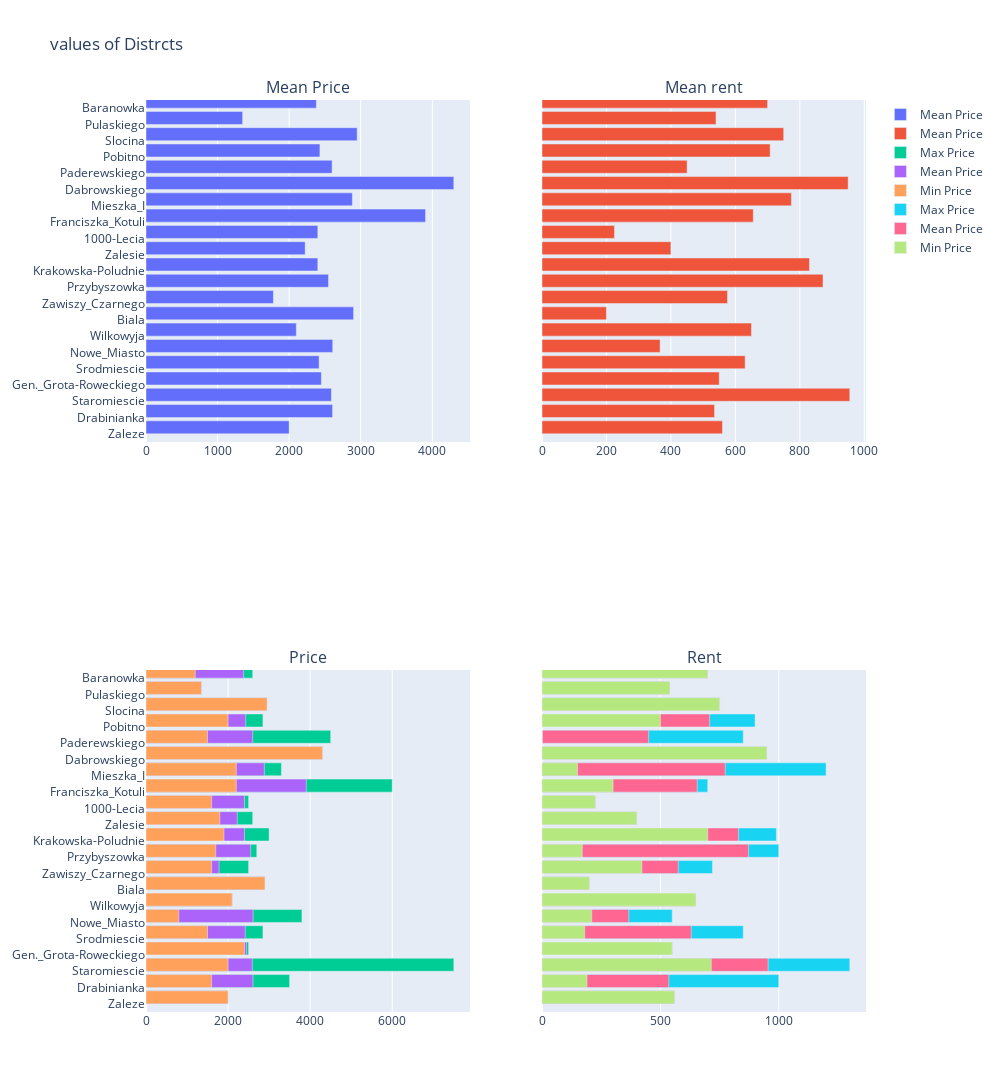

The cell this chart's notebook holds for it:
### Code cell
fig_result = make_subplots(rows=2, cols=2, subplot_titles=("Mean Price","Mean rent", "Price", "Rent"), shared_yaxes=True)

fig_result.add_trace(price_mean_bar, row=1, col=1)
fig_result.add_trace(rent_mean_bar, row=1, col=2)
fig_result.add_trace(price_max_bar, row=2, col=1)
fig_result.add_trace(price_mean_bar, row=2, col=1)
fig_result.add_trace(price_min_bar, row=2, col=1)
fig_result.add_trace(rent_max_bar, row=2, col=2)
fig_result.add_trace(rent_mean_bar, row=2, col=2)
fig_result.add_trace(rent_min_bar, row=2, col=2)

# Update layout
fig_result.update_layout(height=1600, width=1000, showlegend=True, title_text="values of Distrcts")

### Figure 1 — Plotly figure (JSON) as saved in the notebook; plotly's stock layout.template omitted (floating-point values rounded to 4 significant figures)
{"data": [{"name": "Mean Price", "offset": 0, "orientation": "h", "type": "bar", "x": [2000, 2606.0, 2590, 2450, 2419.0, 2609.0, 2100, 2900, 1780, 2550, 2400, 2224.0, 2400, 3906.0, 2883.0, 4300, 2600, 2430.0, 2950, 1350, 2380], "xaxis": "x", "y": ["Zaleze", "Drabinianka", "Staromiescie", "Gen._Grota-Roweckiego", "Srodmiescie", "Nowe_Miasto", "Wilkowyja", "Biala", "Zawiszy_Czarnego", "Przybyszowka", "Krakowska-Poludnie", "Zalesie", "1000-Lecia", "Franciszka_Kotuli", "Mieszka_I", "Dabrowskiego", "Paderewskiego", "Pobitno", "Slocina", "Pulaskiego", "Baranowka", "Zaleze", "Drabinianka", "Staromiescie", "Gen._Grota-Roweckiego", "Srodmiescie", "Nowe_Miasto", "Wilkowyja", "Biala", "Zawiszy_Czarnego", "Przybyszowka", "Krakowska-Poludnie", "Zalesie", "1000-Lecia", "Franciszka_Kotuli", "Mieszka_I", "Dabrowskiego", "Paderewskiego", "Pobitno", "Slocina", "Pulaskiego", "Baranowka"], "yaxis": "y"}, {"name": "Mean Price", "offset": 0, "orientation": "h", "type": "bar", "x": [560, 535.4, 955.1, 550, 630.4, 366.5, 650, 200, 575.6, 872, 830, 400, 225, 655.6, 774, 950, 450.3, 708, 750, 540, 700], "xaxis": "x2", "y": ["Zaleze", "Drabinianka", "Staromiescie", "Gen._Grota-Roweckiego", "Srodmiescie", "Nowe_Miasto", "Wilkowyja", "Biala", "Zawiszy_Czarnego", "Przybyszowka", "Krakowska-Poludnie", "Zalesie", "1000-Lecia", "Franciszka_Kotuli", "Mieszka_I", "Dabrowskiego", "Paderewskiego", "Pobitno", "Slocina", "Pulaskiego", "Baranowka", "Zaleze", "Drabinianka", "Staromiescie", "Gen._Grota-Roweckiego", "Srodmiescie", "Nowe_Miasto", "Wilkowyja", "Biala", "Zawiszy_Czarnego", "Przybyszowka", "Krakowska-Poludnie", "Zalesie", "1000-Lecia", "Franciszka_Kotuli", "Mieszka_I", "Dabrowskiego", "Paderewskiego", "Pobitno", "Slocina", "Pulaskiego", "Baranowka"], "yaxis": "y2"}, {"name": "Max Price", "offset": 0, "orientation": "h", "type": "bar", "x": [2000, 3500, 7500, 2500, 2850, 3800, 2100, 2900, 2500, 2700, 3000, 2600, 2500, 6000, 3300, 4300, 4500, 2850, 2950, 1350, 2600], "xaxis": "x3", "y": ["Zaleze", "Drabinianka", "Staromiescie", "Gen._Grota-Roweckiego", "Srodmiescie", "Nowe_Miasto", "Wilkowyja", "Biala", "Zawiszy_Czarnego", "Przybyszowka", "Krakowska-Poludnie", "Zalesie", "1000-Lecia", "Franciszka_Kotuli", "Mieszka_I", "Dabrowskiego", "Paderewskiego", "Pobitno", "Slocina", "Pulaskiego", "Baranowka", "Zaleze", "Drabinianka", "Staromiescie", "Gen._Grota-Roweckiego", "Srodmiescie", "Nowe_Miasto", "Wilkowyja", "Biala", "Zawiszy_Czarnego", "Przybyszowka", "Krakowska-Poludnie", "Zalesie", "1000-Lecia", "Franciszka_Kotuli", "Mieszka_I", "Dabrowskiego", "Paderewskiego", "Pobitno", "Slocina", "Pulaskiego", "Baranowka"], "yaxis": "y3"}, {"name": "Mean Price", "offset": 0, "orientation": "h", "type": "bar", "x": [2000, 2606.0, 2590, 2450, 2419.0, 2609.0, 2100, 2900, 1780, 2550, 2400, 2224.0, 2400, 3906.0, 2883.0, 4300, 2600, 2430.0, 2950, 1350, 2380], "xaxis": "x3", "y": ["Zaleze", "Drabinianka", "Staromiescie", "Gen._Grota-Roweckiego", "Srodmiescie", "Nowe_Miasto", "Wilkowyja", "Biala", "Zawiszy_Czarnego", "Przybyszowka", "Krakowska-Poludnie", "Zalesie", "1000-Lecia", "Franciszka_Kotuli", "Mieszka_I", "Dabrowskiego", "Paderewskiego", "Pobitno", "Slocina", "Pulaskiego", "Baranowka", "Zaleze", "Drabinianka", "Staromiescie", "Gen._Grota-Roweckiego", "Srodmiescie", "Nowe_Miasto", "Wilkowyja", "Biala", "Zawiszy_Czarnego", "Przybyszowka", "Krakowska-Poludnie", "Zalesie", "1000-Lecia", "Franciszka_Kotuli", "Mieszka_I", "Dabrowskiego", "Paderewskiego", "Pobitno", "Slocina", "Pulaskiego", "Baranowka"], "yaxis": "y3"}, {"name": "Min Price", "offset": 0, "orientation": "h", "type": "bar", "x": [2000, 1600, 2000, 2400, 1500, 800, 2100, 2900, 1600, 1700, 1900, 1800, 1600, 2200, 2200, 4300, 1500, 2000, 2950, 1350, 1200], "xaxis": "x3", "y": ["Zaleze", "Drabinianka", "Staromiescie", "Gen._Grota-Roweckiego", "Srodmiescie", "Nowe_Miasto", "Wilkowyja", "Biala", "Zawiszy_Czarnego", "Przybyszowka", "Krakowska-Poludnie", "Zalesie", "1000-Lecia", "Franciszka_Kotuli", "Mieszka_I", "Dabrowskiego", "Paderewskiego", "Pobitno", "Slocina", "Pulaskiego", "Baranowka", "Zaleze", "Drabinianka", "Staromiescie", "Gen._Grota-Roweckiego", "Srodmiescie", "Nowe_Miasto", "Wilkowyja", "Biala", "Zawiszy_Czarnego", "Przybyszowka", "Krakowska-Poludnie", "Zalesie", "1000-Lecia", "Franciszka_Kotuli", "Mieszka_I", "Dabrowskiego", "Paderewskiego", "Pobitno", "Slocina", "Pulaskiego", "Baranowka"], "yaxis": "y3"}, {"name": "Max Price", "offset": 0, "orientation": "h", "type": "bar", "x": [560, 1000, 1300, 550, 850, 550, 650, 200, 720, 1000, 990, 400, 225, 700, 1200, 950, 850, 900, 750, 540, 700], "xaxis": "x4", "y": ["Zaleze", "Drabinianka", "Staromiescie", "Gen._Grota-Roweckiego", "Srodmiescie", "Nowe_Miasto", "Wilkowyja", "Biala", "Zawiszy_Czarnego", "Przybyszowka", "Krakowska-Poludnie", "Zalesie", "1000-Lecia", "Franciszka_Kotuli", "Mieszka_I", "Dabrowskiego", "Paderewskiego", "Pobitno", "Slocina", "Pulaskiego", "Baranowka", "Zaleze", "Drabinianka", "Staromiescie", "Gen._Grota-Roweckiego", "Srodmiescie", "Nowe_Miasto", "Wilkowyja", "Biala", "Zawiszy_Czarnego", "Przybyszowka", "Krakowska-Poludnie", "Zalesie", "1000-Lecia", "Franciszka_Kotuli", "Mieszka_I", "Dabrowskiego", "Paderewskiego", "Pobitno", "Slocina", "Pulaskiego", "Baranowka"], "yaxis": "y4"}, {"name": "Mean Price", "offset": 0, "orientation": "h", "type": "bar", "x": [560, 535.4, 955.1, 550, 630.4, 366.5, 650, 200, 575.6, 872, 830, 400, 225, 655.6, 774, 950, 450.3, 708, 750, 540, 700], "xaxis": "x4", "y": ["Zaleze", "Drabinianka", "Staromiescie", "Gen._Grota-Roweckiego", "Srodmiescie", "Nowe_Miasto", "Wilkowyja", "Biala", "Zawiszy_Czarnego", "Przybyszowka", "Krakowska-Poludnie", "Zalesie", "1000-Lecia", "Franciszka_Kotuli", "Mieszka_I", "Dabrowskiego", "Paderewskiego", "Pobitno", "Slocina", "Pulaskiego", "Baranowka", "Zaleze", "Drabinianka", "Staromiescie", "Gen._Grota-Roweckiego", "Srodmiescie", "Nowe_Miasto", "Wilkowyja", "Biala", "Zawiszy_Czarnego", "Przybyszowka", "Krakowska-Poludnie", "Zalesie", "1000-Lecia", "Franciszka_Kotuli", "Mieszka_I", "Dabrowskiego", "Paderewskiego", "Pobitno", "Slocina", "Pulaskiego", "Baranowka"], "yaxis": "y4"}, {"name": "Min Price", "offset": 0, "orientation": "h", "type": "bar", "x": [560, 190, 715, 550, 180, 210, 650, 200, 422, 170, 700, 400, 225, 300, 150, 950, 1, 500, 750, 540, 700], "xaxis": "x4", "y": ["Zaleze", "Drabinianka", "Staromiescie", "Gen._Grota-Roweckiego", "Srodmiescie", "Nowe_Miasto", "Wilkowyja", "Biala", "Zawiszy_Czarnego", "Przybyszowka", "Krakowska-Poludnie", "Zalesie", "1000-Lecia", "Franciszka_Kotuli", "Mieszka_I", "Dabrowskiego", "Paderewskiego", "Pobitno", "Slocina", "Pulaskiego", "Baranowka", "Zaleze", "Drabinianka", "Staromiescie", "Gen._Grota-Roweckiego", "Srodmiescie", "Nowe_Miasto", "Wilkowyja", "Biala", "Zawiszy_Czarnego", "Przybyszowka", "Krakowska-Poludnie", "Zalesie", "1000-Lecia", "Franciszka_Kotuli", "Mieszka_I", "Dabrowskiego", "Paderewskiego", "Pobitno", "Slocina", "Pulaskiego", "Baranowka"], "yaxis": "y4"}], "layout": {"annotations": [{"font": {"size": 16}, "showarrow": false, "text": "Mean Price", "x": 0.225, "xanchor": "center", "xref": "paper", "y": 1, "yanchor": "bottom", "yref": "paper"}, {"font": {"size": 16}, "showarrow": false, "text": "Mean rent", "x": 0.775, "xanchor": "center", "xref": "paper", "y": 1, "yanchor": "bottom", "yref": "paper"}, {"font": {"size": 16}, "showarrow": false, "text": "Price", "x": 0.225, "xanchor": "center", "xref": "paper", "y": 0.375, "yanchor": "bottom", "yref": "paper"}, {"font": {"size": 16}, "showarrow": false, "text": "Rent", "x": 0.775, "xanchor": "center", "xref": "paper", "y": 0.375, "yanchor": "bottom", "yref": "paper"}], "height": 1600, "showlegend": true, "title": {"text": "values of Distrcts"}, "width": 1000, "xaxis": {"anchor": "y", "domain": [0, 0.45]}, "xaxis2": {"anchor": "y2", "domain": [0.55, 1]}, "xaxis3": {"anchor": "y3", "domain": [0, 0.45]}, "xaxis4": {"anchor": "y4", "domain": [0.55, 1]}, "yaxis": {"anchor": "x", "domain": [0.625, 1]}, "yaxis2": {"anchor": "x2", "domain": [0.625, 1], "matches": "y", "showticklabels": false}, "yaxis3": {"anchor": "x3", "domain": [0, 0.375]}, "yaxis4": {"anchor": "x4", "domain": [0, 0.375], "matches": "y3", "showticklabels": false}}}
